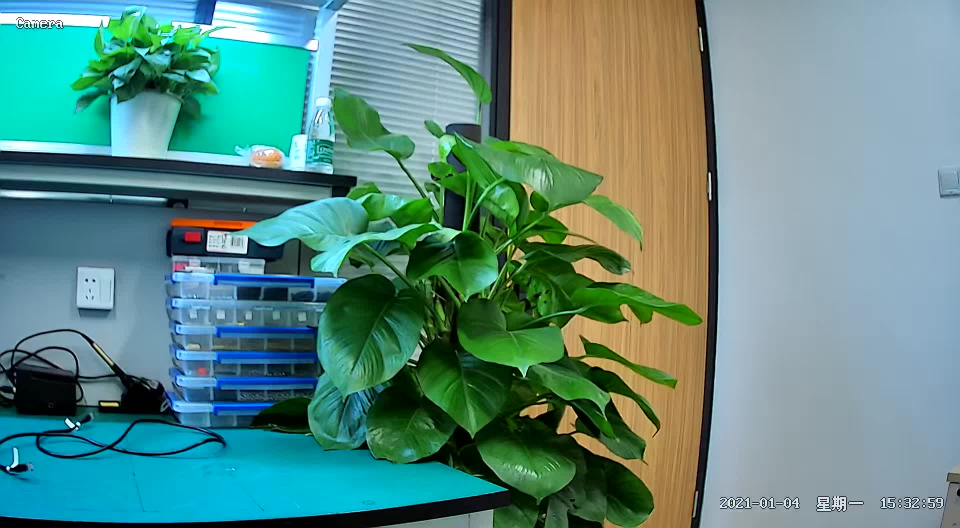
#> input picture Matrix_frames/04_04.jpg, 1920 x 1056 px, found by its file name (shown at 1/2 size)
$ python Depth_Estimation.py   (older library calls are emulated)
#> lines starting #> are read from the running program, lines starting #| are printed output that depends on the picture
import cv2
import numpy as np
from matplotlib import pyplot as plt

#Process single EPI
def Evaluate_EPI(EPI_file,Mask_Roi):
    EPI_dir = '.\\EPI_frames\\1\\'
    Depth_dir = '.\\Depth_frames\\'
    ePI_frames = EPI_dir+EPI_file + '.jpg'
    #Read EPI file
    img_in = cv2.imread(ePI_frames)
    img_slice = img_in[20:25, :, :]
    img_gray = cv2.cvtColor(img_slice, cv2.COLOR_RGB2GRAY)
    img = cv2.medianBlur(img_gray,5)
    img = cv2.blur(img,(3,3),0)
    img = img_gray
    #Parameter
    seg_len = 1 #Segment division length
    # [10 lines of commented-out code are left out]
    seg_num = img_gray.shape[1] // seg_len
    # [7 lines of commented-out code are left out]

    mask_roi = Mask_Roi

    # [14 lines of commented-out code are left out]
    block_table = np.array([[0,0]])
    previous_block = mask_roi[0,0]
    edge_trigger = 0
    for k in range(seg_num):
        positive_block = mask_roi[0,k*seg_len]
        if (positive_block != previous_block) and (edge_trigger == 0):
            block_table[-1, 1] = (k-1)*seg_len # - 1
            add_block = np.array([[(k-1)*seg_len, 0]])
            block_table =np.append(block_table, add_block,axis=0)
            edge_trigger = 1
            previous_block = positive_block
            continue
        if (positive_block != previous_block) and (edge_trigger == 1):
            edge_trigger = 0
            previous_block = positive_block
            continue
        previous_block = positive_block
    block_table[-1,1] = img_gray.shape[1]-1
    block_num = block_table.shape[0]

    # [12 lines of commented-out code are left out]

    block_depth = np.zeros((mask_roi.shape))
    for block_id in range(block_num):
        depth_value = Match_block(block_id, block_table, img_slice, img_in)
        block_depth[:, block_table[block_id,0]:block_table[block_id,1]+1] = depth_value

    # block_depth_fig = block_depth.astype('uint8')

    Depth_file = Depth_dir + EPI_file + '.npy'
    np.save(Depth_file, block_depth)

#Match block in all lines
# [100 lines left out: function Match_block, not called in this run]


if __name__ == "__main__":
    central_view = cv2.imread('./Matrix_frames/1/04_04.jpg')
#> central_view is the input picture: shape (1056, 1920, 3); mean B, G, R 130.7, 139.6, 92.8
    blurred = cv2.GaussianBlur(central_view,(11,11),0) #15 11
    gaussImg = cv2.Canny(blurred, 10,50) #(30,150) (10,50)
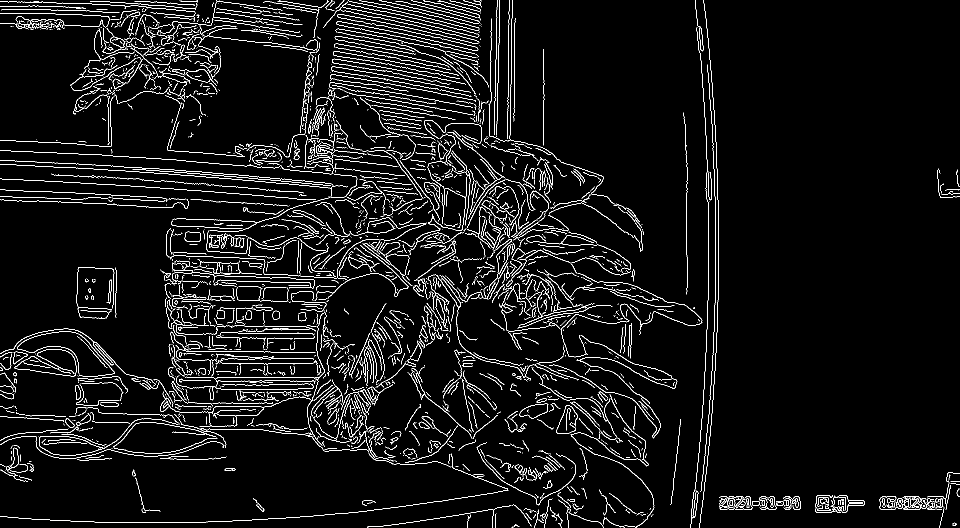
#> gaussImg: shape (1056, 1920) (shown at 1/2 size); 5% white in thin lines or dots
    plt.figure()
    plt.imshow(gaussImg)
    plt.show()

    for i in range(210):
        EPI_name = '04_' + '%04d'%(i*5)
        mask_roi = gaussImg[i*5:(i+1)*5,:]
        Evaluate_EPI(EPI_name, mask_roi)
#> (the run stopped early here; a loop or call above may not have finished)
